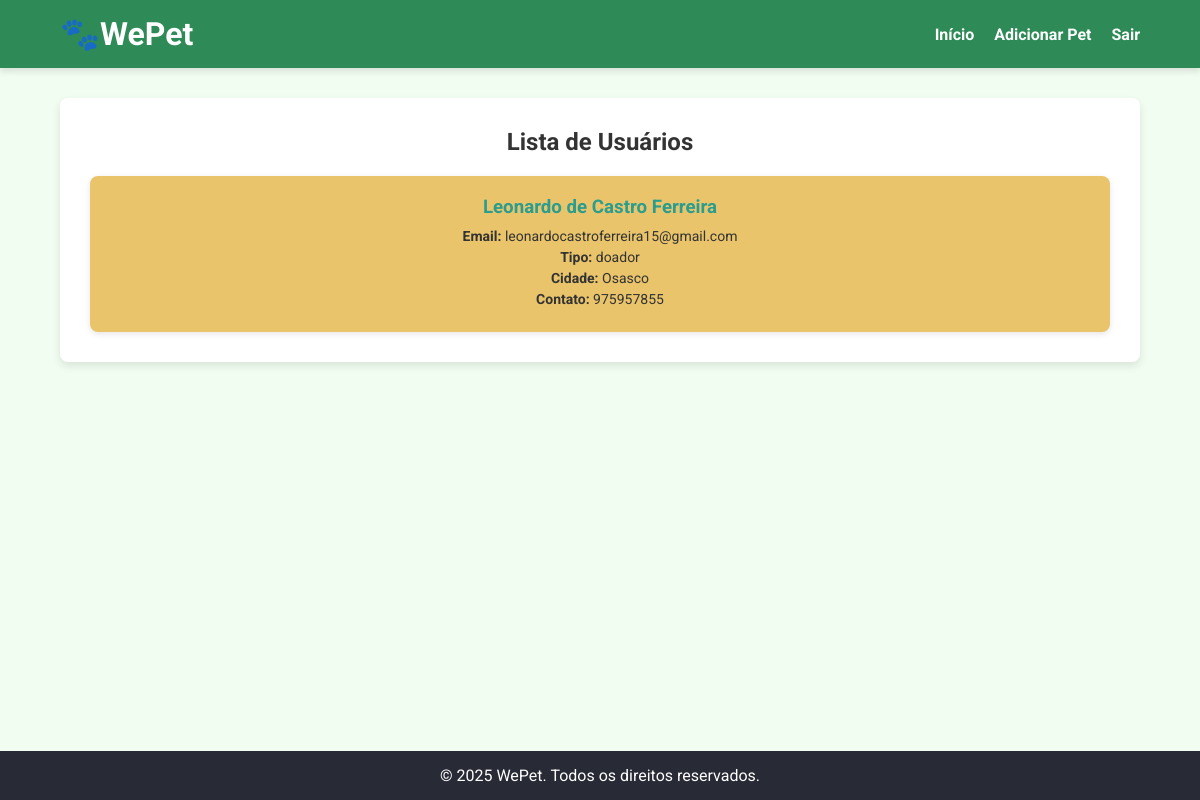
The app's page /usuarios (signed in) with its own data.
### app/models.py (models this page shows)
class Usuario(db.Model, UserMixin):
    id = db.Column(db.Integer, primary_key=True)
    nome = db.Column(db.String(100), nullable=False)
    email = db.Column(db.String(100), unique=True, nullable=False)
    senha = db.Column(db.String(100), nullable=False)
    tipo_usuario = db.Column(db.String(50), nullable=False)
    cidade = db.Column(db.String(100), nullable=True)
    contato = db.Column(db.String(100), nullable=True)
    pets = db.relationship('Pet', backref='doador', lazy=True)

### app/views.py (the view)
@views.route('/usuarios')
@login_required
def listar_usuarios():
    usuarios = Usuario.query.all()
    return render_template('usuarios.html', usuarios=usuarios, user=current_user)

### app/__init__.py (called while the page is built)
def create_app():
    app = Flask(__name__)
    app.config['SECRET_KEY'] = 'supersecretkey'
    app.config['SQLALCHEMY_DATABASE_URI'] = 'sqlite:///PPADS.db'
    app.config['SQLALCHEMY_TRACK_MODIFICATIONS'] = False
    db.init_app(app)
    login_manager.init_app(app)
    login_manager.login_view = 'auth.login'
    from .models import Usuario
    @login_manager.user_loader
    def load_user(user_id):
        return Usuario.query.get(int(user_id))
    with app.app_context():
        db.create_all()
    from .auth import auth
    from .views import views
    app.register_blueprint(auth, url_prefix='/')
    app.register_blueprint(views, url_prefix='/')
    return app

### app/templates/usuarios.html (shortened to what this page needs)
<!DOCTYPE html>
<html lang="pt-BR">
<head>
    <link rel="stylesheet" href="{{ url_for('static', filename='css/usuarios.css') }}">
</head>
<body>
    <header>
        <div class="container">
            <h1>🐾WePet</h1>
            <nav>
                <ul>
                    <li><a href="{{ url_for('views.index') }}">Início</a></li>
                    {% if current_user.is_authenticated %}
                        <li><a href="{{ url_for('views.adicionar_pet') }}">Adicionar Pet</a></li>
                        <li><a href="{{ url_for('auth.logout') }}">Sair</a></li>
                    {% else %}
                        <li><a href="{{ url_for('auth.login') }}">Login</a></li>
                        <li><a href="{{ url_for('auth.registro') }}">Registro</a></li>
                    {% endif %}
                </ul>
            </nav>
        </div>
    </header>
    <main class="container">
        <section class="usuarios-list">
            <h2>Lista de Usuários</h2>
            {% if usuarios %}
                <div class="usuarios-grid">
                    {% for usuario in usuarios %}
                        <div class="usuario-card">
                            <h3>{{ usuario.nome }}</h3>
                            <p><strong>Email:</strong> {{ usuario.email }}</p>
                            <p><strong>Tipo:</strong> {{ usuario.tipo_usuario }}</p>
                            <p><strong>Cidade:</strong> {{ usuario.cidade }}</p>
                            <p><strong>Contato:</strong> {{ usuario.contato }}</p>
                        </div>
                    {% endfor %}
                </div>
            {% else %}
                <p>Nenhum usuário cadastrado.</p>
            {% endif %}
        </section>
    </main>
    <footer>
        <div class="container">
            <p>&copy; 2025 WePet. Todos os direitos reservados.</p>
        </div>
    </footer>
</body>
</html>

### app/static/css/usuarios.css (style rules this page uses)
* { margin: 0; padding: 0; box-sizing: border-box; font-family: "Roboto", sans-serif; }
body { background-color:#f2fdf2; color: #333; display: flex; flex-direction: column; min-height: 100vh; }
.container { width: 90%; max-width: 1200px; margin: 0 auto; }
header { background-color: #2e8b57; padding: 15px 0; box-shadow: 0 4px 6px rgba(0, 0, 0, 0.1); }
header .container { display: flex; justify-content: space-between; align-items: center; }
header h1 { color: #FFF; }
nav ul { list-style: none; display: flex; }
nav ul li { margin-left: 20px; }
nav ul li a { color: #FFF; text-decoration: none; font-weight: bold; }
.usuarios-list { background: #FFF; padding: 30px; border-radius: 8px; box-shadow: 0 4px 8px rgba(0, 0, 0, 0.1); margin-top: 30px; }
.usuarios-list h2 { text-align: center; margin-bottom: 20px; }
.usuarios-grid { display: grid; grid-template-columns: repeat(auto-fit, minmax(250px, 1fr)); gap: 20px; }
.usuario-card { background: #E9C46A; padding: 20px; border-radius: 8px; box-shadow: 0 2px 6px rgba(0, 0, 0, 0.1); text-align: center; transition: transform 0.2s ease-in-out; }
.usuario-card h3 { color: #2A9D8F; margin-bottom: 10px; }
.usuario-card p { margin: 5px 0; font-size: 14px; }
footer { background-color:#282A35; color: #FFF; text-align: center; padding: 15px 0; margin-top: auto; }

### records on screen
Usuario: nome "Leonardo de Castro Ferreira", email "leonardocastroferreira15@gmail.com", tipo_usuario "doador", cidade "Osasco", contato "975957855"
